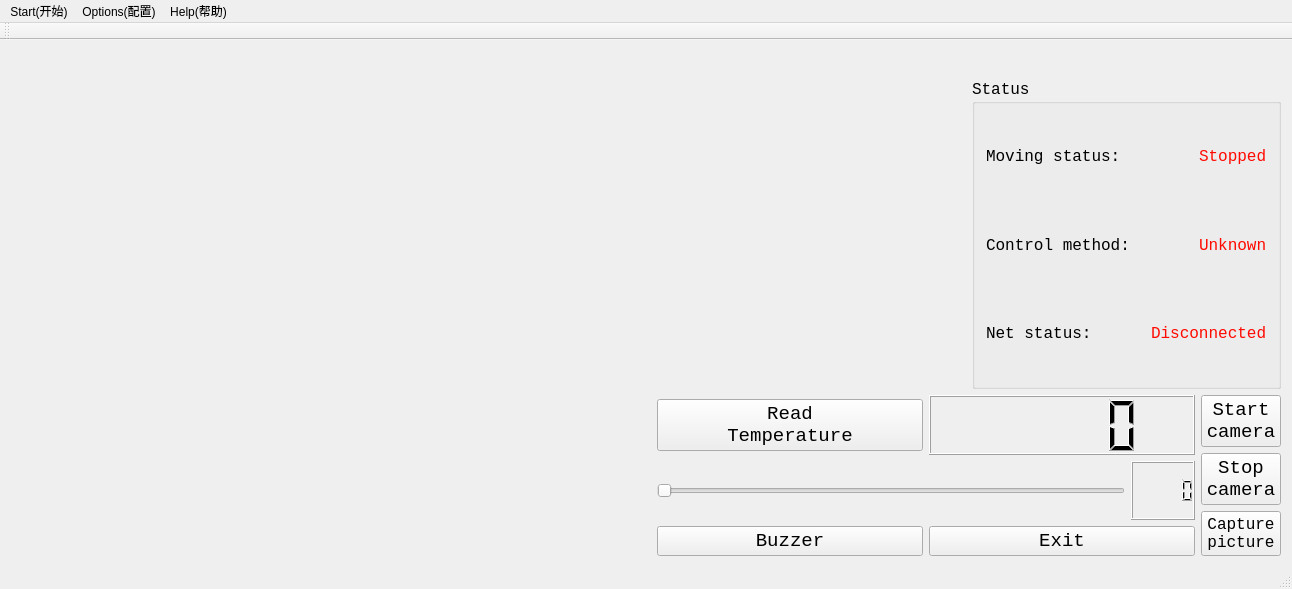
<?xml version="1.0" encoding="UTF-8"?>
<ui version="4.0">
 <class>MainWindow</class>
 <widget class="QMainWindow" name="MainWindow">
  <property name="geometry">
   <rect>
    <x>0</x>
    <y>0</y>
    <width>1292</width>
    <height>589</height>
   </rect>
  </property>
  <property name="minimumSize">
   <size>
    <width>1292</width>
    <height>589</height>
   </size>
  </property>
  <property name="maximumSize">
   <size>
    <width>1292</width>
    <height>589</height>
   </size>
  </property>
  <property name="windowTitle">
   <string>MainWindow</string>
  </property>
  <widget class="QWidget" name="centralWidget">
   <layout class="QVBoxLayout" name="verticalLayout_8">
    <item>
     <layout class="QHBoxLayout" name="horizontalLayout_13">
      <item>
       <widget class="displayVideo" name="videoWidget" native="true">
        <property name="minimumSize">
         <size>
          <width>640</width>
          <height>480</height>
         </size>
        </property>
        <property name="maximumSize">
         <size>
          <width>640</width>
          <height>480</height>
         </size>
        </property>
       </widget>
      </item>
      <item>
       <layout class="QVBoxLayout" name="verticalLayout_7">
        <item>
         <layout class="QHBoxLayout" name="horizontalLayout_12">
          <item>
           <layout class="QVBoxLayout" name="verticalLayout_2">
            <item>
             <layout class="QHBoxLayout" name="horizontalLayout_5">
              <item>
               <spacer name="horizontalSpacer_3">
                <property name="orientation">
                 <enum>Qt::Horizontal</enum>
                </property>
                <property name="sizeHint" stdset="0">
                 <size>
                  <width>40</width>
                  <height>20</height>
                 </size>
                </property>
               </spacer>
              </item>
              <item>
               <widget class="QPushButton" name="frontButton">
                <property name="toolTip">
                 <string>W</string>
                </property>
                <property name="text">
                 <string/>
                </property>
                <property name="icon">
                 <iconset resource="wifiVehicleImages.qrc">
                  <normaloff>:/wifiVehicleImages/image/12W453331340-G1C8.png</normaloff>:/wifiVehicleImages/image/12W453331340-G1C8.png</iconset>
                </property>
                <property name="iconSize">
                 <size>
                  <width>60</width>
                  <height>60</height>
                 </size>
                </property>
                <property name="flat">
                 <bool>true</bool>
                </property>
               </widget>
              </item>
              <item>
               <spacer name="horizontalSpacer_4">
                <property name="orientation">
                 <enum>Qt::Horizontal</enum>
                </property>
                <property name="sizeHint" stdset="0">
                 <size>
                  <width>40</width>
                  <height>20</height>
                 </size>
                </property>
               </spacer>
              </item>
             </layout>
            </item>
            <item>
             <layout class="QHBoxLayout" name="horizontalLayout_6">
              <item>
               <widget class="QPushButton" name="leftButton">
                <property name="toolTip">
                 <string>A</string>
                </property>
                <property name="text">
                 <string/>
                </property>
                <property name="icon">
                 <iconset resource="wifiVehicleImages.qrc">
                  <normaloff>:/wifiVehicleImages/image/12W45332bZ-D1406.png</normaloff>:/wifiVehicleImages/image/12W45332bZ-D1406.png</iconset>
                </property>
                <property name="iconSize">
                 <size>
                  <width>60</width>
                  <height>60</height>
                 </size>
                </property>
                <property name="flat">
                 <bool>true</bool>
                </property>
               </widget>
              </item>
              <item>
               <widget class="QPushButton" name="rightButton">
                <property name="toolTip">
                 <string>D</string>
                </property>
                <property name="text">
                 <string/>
                </property>
                <property name="icon">
                 <iconset resource="wifiVehicleImages.qrc">
                  <normaloff>:/wifiVehicleImages/image/12W453330V0-F40K.png</normaloff>:/wifiVehicleImages/image/12W453330V0-F40K.png</iconset>
                </property>
                <property name="iconSize">
                 <size>
                  <width>60</width>
                  <height>60</height>
                 </size>
                </property>
                <property name="flat">
                 <bool>true</bool>
                </property>
               </widget>
              </item>
             </layout>
            </item>
            <item>
             <layout class="QHBoxLayout" name="horizontalLayout_7">
              <item>
               <spacer name="horizontalSpacer">
                <property name="orientation">
                 <enum>Qt::Horizontal</enum>
                </property>
                <property name="sizeHint" stdset="0">
                 <size>
                  <width>40</width>
                  <height>20</height>
                 </size>
                </property>
               </spacer>
              </item>
              <item>
               <widget class="QPushButton" name="backButton">
                <property name="toolTip">
                 <string>S</string>
                </property>
                <property name="text">
                 <string/>
                </property>
                <property name="icon">
                 <iconset resource="wifiVehicleImages.qrc">
                  <normaloff>:/wifiVehicleImages/image/12W453330430-EBR.png</normaloff>:/wifiVehicleImages/image/12W453330430-EBR.png</iconset>
                </property>
                <property name="iconSize">
                 <size>
                  <width>60</width>
                  <height>60</height>
                 </size>
                </property>
                <property name="flat">
                 <bool>true</bool>
                </property>
               </widget>
              </item>
              <item>
               <spacer name="horizontalSpacer_2">
                <property name="orientation">
                 <enum>Qt::Horizontal</enum>
                </property>
                <property name="sizeHint" stdset="0">
                 <size>
                  <width>40</width>
                  <height>20</height>
                 </size>
                </property>
               </spacer>
              </item>
             </layout>
            </item>
           </layout>
          </item>
          <item>
           <layout class="QVBoxLayout" name="verticalLayout_6">
            <item>
             <layout class="QHBoxLayout" name="horizontalLayout_4">
              <item>
               <widget class="QPushButton" name="connectButton">
                <property name="text">
                 <string/>
                </property>
                <property name="icon">
                 <iconset resource="wifiVehicleImages.qrc">
                  <normaloff>:/wifiVehicleImages/image/connect.png</normaloff>:/wifiVehicleImages/image/connect.png</iconset>
                </property>
                <property name="iconSize">
                 <size>
                  <width>60</width>
                  <height>60</height>
                 </size>
                </property>
                <property name="flat">
                 <bool>true</bool>
                </property>
               </widget>
              </item>
              <item>
               <widget class="QPushButton" name="disconnectButton">
                <property name="text">
                 <string/>
                </property>
                <property name="icon">
                 <iconset resource="wifiVehicleImages.qrc">
                  <normaloff>:/wifiVehicleImages/image/disconnect.png</normaloff>:/wifiVehicleImages/image/disconnect.png</iconset>
                </property>
                <property name="iconSize">
                 <size>
                  <width>60</width>
                  <height>60</height>
                 </size>
                </property>
                <property name="flat">
                 <bool>true</bool>
                </property>
               </widget>
              </item>
             </layout>
            </item>
            <item>
             <widget class="QGroupBox" name="groupBox">
              <property name="font">
               <font>
                <family>Consolas</family>
                <pointsize>12</pointsize>
               </font>
              </property>
              <property name="title">
               <string>Status</string>
              </property>
              <layout class="QVBoxLayout" name="verticalLayout_3">
               <item>
                <layout class="QVBoxLayout" name="verticalLayout">
                 <item>
                  <layout class="QHBoxLayout" name="horizontalLayout">
                   <item>
                    <widget class="QLabel" name="label_3">
                     <property name="styleSheet">
                      <string notr="true">font: 11pt &quot;Consolas&quot;;</string>
                     </property>
                     <property name="text">
                      <string>Moving status:</string>
                     </property>
                    </widget>
                   </item>
                   <item>
                    <spacer name="horizontalSpacer_5">
                     <property name="orientation">
                      <enum>Qt::Horizontal</enum>
                     </property>
                     <property name="sizeHint" stdset="0">
                      <size>
                       <width>18</width>
                       <height>20</height>
                      </size>
                     </property>
                    </spacer>
                   </item>
                   <item>
                    <widget class="QLabel" name="moveState">
                     <property name="styleSheet">
                      <string notr="true">font: 11pt &quot;Consolas&quot;;
color: rgb(255, 10, 0)</string>
                     </property>
                     <property name="text">
                      <string>Stopped</string>
                     </property>
                    </widget>
                   </item>
                  </layout>
                 </item>
                 <item>
                  <layout class="QHBoxLayout" name="horizontalLayout_2">
                   <item>
                    <widget class="QLabel" name="label_2">
                     <property name="styleSheet">
                      <string notr="true">font: 11pt &quot;Consolas&quot;;</string>
                     </property>
                     <property name="text">
                      <string>Control method:</string>
                     </property>
                    </widget>
                   </item>
                   <item>
                    <spacer name="horizontalSpacer_6">
                     <property name="orientation">
                      <enum>Qt::Horizontal</enum>
                     </property>
                     <property name="sizeHint" stdset="0">
                      <size>
                       <width>28</width>
                       <height>20</height>
                      </size>
                     </property>
                    </spacer>
                   </item>
                   <item>
                    <widget class="QLabel" name="controlState">
                     <property name="styleSheet">
                      <string notr="true">font: 11pt &quot;Consolas&quot;;
color: rgb(255, 10, 0)</string>
                     </property>
                     <property name="text">
                      <string>Unknown</string>
                     </property>
                    </widget>
                   </item>
                  </layout>
                 </item>
                 <item>
                  <layout class="QHBoxLayout" name="horizontalLayout_3">
                   <item>
                    <widget class="QLabel" name="label">
                     <property name="styleSheet">
                      <string notr="true">font: 11pt &quot;Consolas&quot;;</string>
                     </property>
                     <property name="text">
                      <string>Net status:</string>
                     </property>
                    </widget>
                   </item>
                   <item>
                    <spacer name="horizontalSpacer_7">
                     <property name="orientation">
                      <enum>Qt::Horizontal</enum>
                     </property>
                     <property name="sizeHint" stdset="0">
                      <size>
                       <width>40</width>
                       <height>20</height>
                      </size>
                     </property>
                    </spacer>
                   </item>
                   <item>
                    <widget class="QLabel" name="netState">
                     <property name="styleSheet">
                      <string notr="true">font: 11pt &quot;Consolas&quot;;
color: rgb(255, 10, 0)</string>
                     </property>
                     <property name="text">
                      <string>Disconnected</string>
                     </property>
                    </widget>
                   </item>
                  </layout>
                 </item>
                </layout>
               </item>
              </layout>
             </widget>
            </item>
           </layout>
          </item>
         </layout>
        </item>
        <item>
         <layout class="QHBoxLayout" name="horizontalLayout_11">
          <item>
           <layout class="QVBoxLayout" name="verticalLayout_5">
            <item>
             <layout class="QHBoxLayout" name="horizontalLayout_8">
              <item>
               <widget class="QPushButton" name="readTempButton">
                <property name="font">
                 <font>
                  <family>Consolas</family>
                  <pointsize>14</pointsize>
                 </font>
                </property>
                <property name="text">
                 <string>Read 
Temperature</string>
                </property>
               </widget>
              </item>
              <item>
               <widget class="QLCDNumber" name="tempLcdNumber"/>
              </item>
             </layout>
            </item>
            <item>
             <layout class="QHBoxLayout" name="horizontalLayout_9">
              <item>
               <widget class="QSlider" name="pwmMotorSlider">
                <property name="orientation">
                 <enum>Qt::Horizontal</enum>
                </property>
               </widget>
              </item>
              <item>
               <widget class="QLCDNumber" name="pwmMotorLcdNumber"/>
              </item>
             </layout>
            </item>
            <item>
             <layout class="QHBoxLayout" name="horizontalLayout_10">
              <item>
               <widget class="QPushButton" name="buzzerButton">
                <property name="font">
                 <font>
                  <family>Consolas</family>
                  <pointsize>14</pointsize>
                 </font>
                </property>
                <property name="text">
                 <string>Buzzer</string>
                </property>
               </widget>
              </item>
              <item>
               <widget class="QPushButton" name="exitButton">
                <property name="font">
                 <font>
                  <family>Consolas</family>
                  <pointsize>14</pointsize>
                 </font>
                </property>
                <property name="text">
                 <string>Exit</string>
                </property>
               </widget>
              </item>
             </layout>
            </item>
           </layout>
          </item>
          <item>
           <layout class="QVBoxLayout" name="verticalLayout_4">
            <item>
             <widget class="QPushButton" name="startCamButton">
              <property name="font">
               <font>
                <family>Consolas</family>
                <pointsize>14</pointsize>
               </font>
              </property>
              <property name="text">
               <string>Start 
camera</string>
              </property>
              <property name="icon">
               <iconset resource="wifiVehicleImages.qrc">
                <normaloff>:/wifiVehicleImages/image/chinaz_PNG17.png</normaloff>:/wifiVehicleImages/image/chinaz_PNG17.png</iconset>
              </property>
             </widget>
            </item>
            <item>
             <widget class="QPushButton" name="stopCamButton">
              <property name="font">
               <font>
                <family>Consolas</family>
                <pointsize>14</pointsize>
               </font>
              </property>
              <property name="text">
               <string>Stop 
camera</string>
              </property>
              <property name="icon">
               <iconset resource="wifiVehicleImages.qrc">
                <normaloff>:/wifiVehicleImages/image/stop.png</normaloff>:/wifiVehicleImages/image/stop.png</iconset>
              </property>
             </widget>
            </item>
            <item>
             <widget class="QPushButton" name="capFrameButton">
              <property name="font">
               <font>
                <family>Consolas</family>
                <pointsize>12</pointsize>
               </font>
              </property>
              <property name="text">
               <string>Capture 
picture</string>
              </property>
              <property name="icon">
               <iconset resource="wifiVehicleImages.qrc">
                <normaloff>:/wifiVehicleImages/image/photo.png</normaloff>:/wifiVehicleImages/image/photo.png</iconset>
              </property>
             </widget>
            </item>
           </layout>
          </item>
         </layout>
        </item>
       </layout>
      </item>
     </layout>
    </item>
   </layout>
   <zorder>label_3</zorder>
   <zorder>horizontalSpacer_5</zorder>
   <zorder>moveState</zorder>
   <zorder>label_2</zorder>
   <zorder>horizontalSpacer_6</zorder>
   <zorder>controlState</zorder>
   <zorder>label</zorder>
   <zorder>netState</zorder>
   <zorder>horizontalSpacer_7</zorder>
   <zorder></zorder>
  </widget>
  <widget class="QMenuBar" name="menuBar">
   <property name="geometry">
    <rect>
     <x>0</x>
     <y>0</y>
     <width>1292</width>
     <height>26</height>
    </rect>
   </property>
   <widget class="QMenu" name="menuSTART">
    <property name="title">
     <string>Start(开始)</string>
    </property>
    <addaction name="actionConnect"/>
    <addaction name="actionDisconnect"/>
    <addaction name="separator"/>
    <addaction name="actionExit"/>
   </widget>
   <widget class="QMenu" name="menuOPTION">
    <property name="title">
     <string>Options(配置)</string>
    </property>
    <addaction name="actionIP_Setup_IP"/>
   </widget>
   <widget class="QMenu" name="menuHelp">
    <property name="title">
     <string>Help(帮助)</string>
    </property>
    <addaction name="actionAbout"/>
   </widget>
   <addaction name="menuSTART"/>
   <addaction name="menuOPTION"/>
   <addaction name="menuHelp"/>
  </widget>
  <widget class="QToolBar" name="mainToolBar">
   <attribute name="toolBarArea">
    <enum>TopToolBarArea</enum>
   </attribute>
   <attribute name="toolBarBreak">
    <bool>false</bool>
   </attribute>
  </widget>
  <widget class="QStatusBar" name="statusBar"/>
  <action name="actionConnect">
   <property name="icon">
    <iconset resource="wifiVehicleImages.qrc">
     <normaloff>:/wifiVehicleImages/image/connect.png</normaloff>:/wifiVehicleImages/image/connect.png</iconset>
   </property>
   <property name="text">
    <string>Connect(连接)</string>
   </property>
   <property name="shortcut">
    <string>Ctrl+T</string>
   </property>
  </action>
  <action name="actionDisconnect">
   <property name="icon">
    <iconset resource="wifiVehicleImages.qrc">
     <normaloff>:/wifiVehicleImages/image/stop.png</normaloff>:/wifiVehicleImages/image/stop.png</iconset>
   </property>
   <property name="text">
    <string>Disconnect(断开)</string>
   </property>
   <property name="shortcut">
    <string>Ctrl+D</string>
   </property>
  </action>
  <action name="actionExit">
   <property name="icon">
    <iconset resource="wifiVehicleImages.qrc">
     <normaloff>:/wifiVehicleImages/image/gnome-shutdown.png</normaloff>:/wifiVehicleImages/image/gnome-shutdown.png</iconset>
   </property>
   <property name="text">
    <string>Exit(退出)</string>
   </property>
   <property name="shortcut">
    <string>Ctrl+Q</string>
   </property>
  </action>
  <action name="actionIP_Setup_IP">
   <property name="icon">
    <iconset resource="wifiVehicleImages.qrc">
     <normaloff>:/wifiVehicleImages/image/stock_file-properites.png</normaloff>:/wifiVehicleImages/image/stock_file-properites.png</iconset>
   </property>
   <property name="text">
    <string>IP Setup(IP端口设置)</string>
   </property>
   <property name="shortcut">
    <string>Ctrl+I</string>
   </property>
  </action>
  <action name="actionAbout">
   <property name="icon">
    <iconset resource="wifiVehicleImages.qrc">
     <normaloff>:/wifiVehicleImages/image/gtk-about.png</normaloff>:/wifiVehicleImages/image/gtk-about.png</iconset>
   </property>
   <property name="text">
    <string>About(关于)</string>
   </property>
   <property name="shortcut">
    <string>Ctrl+B</string>
   </property>
  </action>
 </widget>
 <layoutdefault spacing="6" margin="11"/>
 <customwidgets>
  <customwidget>
   <class>displayVideo</class>
   <extends>QWidget</extends>
   <header location="global">displayvideo.h</header>
   <container>1</container>
  </customwidget>
 </customwidgets>
 <resources>
  <include location="wifiVehicleImages.qrc"/>
 </resources>
 <connections/>
</ui>
